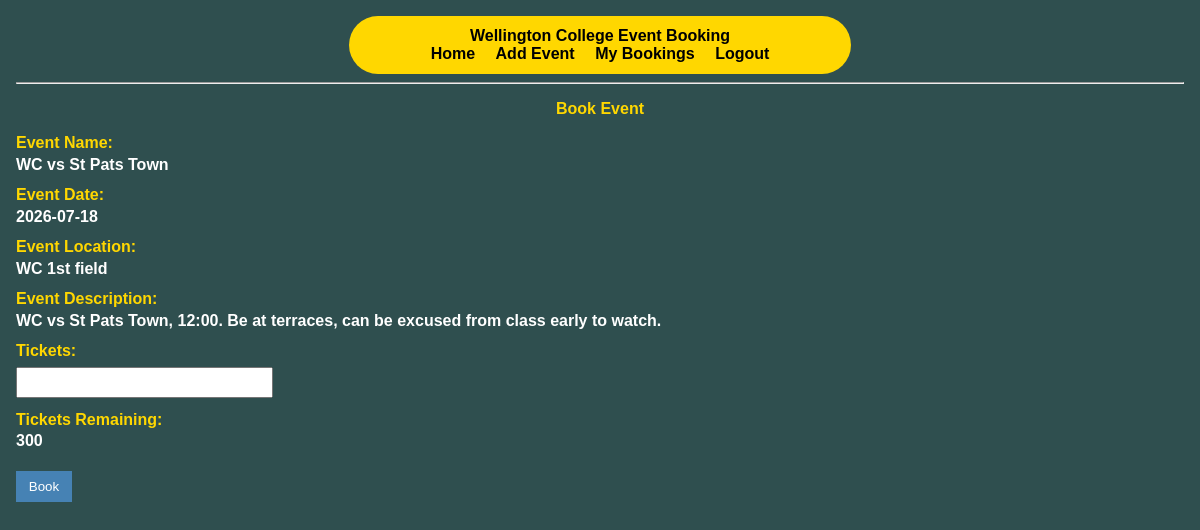
Page /book_event/19 (signed in) on the committed database.
### tables this page shows
CREATE TABLE "events"
(
    event_id          INTEGER
        primary key autoincrement,
    event_name        TEXT    not null,
    event_date        TEXT    not null,
    event_location    TEXT    not null,
    event_description TEXT    not null,
    fk_user_id        INTEGER not null,
    event_capacity    INTEGER not null
);

### app.py (the view, shortened to what this page needs)
@app.route('/book_event/<event_id>', methods=['GET', 'POST'])
def book_event(event_id):
    if "user_id" not in session:
        return redirect("/login?error=log+in+first")
    con = connect_db()
    cur = con.cursor()
    query = "SELECT * FROM events WHERE event_id = ?"
    cur.execute(query, (event_id,))
    chosen_event = cur.fetchone()
    ticket_query = "SELECT SUM(tickets) FROM bookings WHERE fk_event_id = ?"
    cur.execute(ticket_query, (event_id,))
    tickets_booked = cur.fetchone()[0]
    if tickets_booked is None:
        tickets_booked = 0
    tickets_left = chosen_event["event_capacity"] - tickets_booked
    con.close()
    error = request.args.get("error")
    return render_template("book_event.html", chosen_event=chosen_event, error=error, tickets_left=tickets_left)

### app.py (called while the page is built)
def connect_db():
    con = sqlite3.connect("identifier.sqlite")
    con.row_factory = sqlite3.Row
    return con

### templates/book_event.html (shortened to what this page needs)
{% extends "base.html" %}
{% block content %}
<h2>Book Event</h2>
<form class="myform" method="POST">
    <div class="form-group">
        <div class="form-label">Event Name:</div>
        <div class="form-element">
            <b>{{ chosen_event["event_name"] }}</b>
        </div>
    </div>
    <div class="form-group">
        <div class="form-label">Event Date:</div>
        <div class="form-element">
            <b>{{ chosen_event["event_date"] }}</b>
        </div>
    </div>
    <div class="form-group">
        <div class="form-label">Event Location:</div>
        <div class="form-element">
            <b>{{ chosen_event["event_location"] }}</b>
        </div>
    </div>
    <div class="form-group">
        <div class="form-label">Event Description:</div>
        <div class="form-element">
            <b>{{ chosen_event["event_description"] }}</b>
        </div>
    </div>
    <div class="form-group">
        <div class="form-label">Tickets:</div>
        <div class="form-element">
            <input type="number" name="tickets" min="1" max="10" required>
        </div>
    </div>
    <div class="form-group">
        <div class="form-label">Tickets Remaining:</div>
        <div class="form-element">
            <b>{{ tickets_left }}</b>
        </div>
    </div>
    <button type="submit">Book</button>
</form>
{% endblock %}

### templates/base.html (style rules this page uses)
body { font-family: Verdana, Arial, sans-serif; background-color: darkslategray; margin: 0; padding: 1rem; }
h2 { text-align: center; font-size: 1rem; margin: 1rem; color: gold; }
.form-group { margin-bottom: 0.8rem; color: white; }
.form-label { font-weight: bold; margin-bottom: 0.2rem; color: gold; }
input, textarea, select { width: 15rem; padding: 0.4rem; margin-top: 0.2rem; }
button { padding: 0.5rem 0.8rem; background-color: steelblue; color: white; border: none; margin-top: 0.5rem; }

### rows in the picture
events: event_name "WC vs St Pats Town", event_date "2026-07-18", event_location "WC 1st field", event_description "WC vs St Pats Town, 12:00. Be at terraces, can be excused from class early to watch."

### other values in the picture
{{ tickets_left }} "300"
